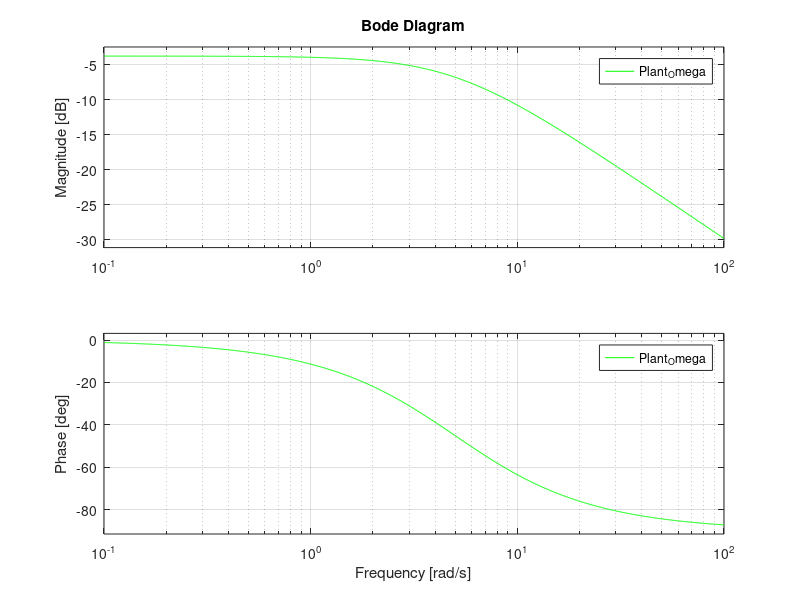

Reproduce this figure in MATLAB. (Note: this script raises an error after producing the figure.)
%% Instructions
% In order to run this script, please start with 'andbot1dot2_MIMO_modeling.m'

%% plant_Omega (after friction compensation) + time delay

num_Omega = [0 3.2393];
den_Omega = [1 4.9887];
Plant_Omega = tf(num_Omega,den_Omega);
figure(2);
subplot(2,2,1)
bode(Plant_Omega,'g');grid on;
hold on;

open_loop_Plantdelay_Omega = series(Plant_Omega,time_delay_tf);
%% differential equation (Omega measurement)

Diff_n1_Omega = tf([0 1],[1 0]);
Diff_n2_Omega = tf([0 1],[1,0],'OutputDelay',Tsample);
Diff_Omega = 1/Tsample*parallel(Diff_n1_Omega,-Diff_n2_Omega);

open_loop_PlantDiff_Omega = series(open_loop_Plantdelay_Omega,Diff_Omega);
%subplot(2,2,2);
bode(open_loop_PlantDiff_Omega,'b');grid on;
%set(gcf,'currentaxes',open_loop_PlantDiff_Vel);
hold on;

%% omega controller

% PI controller
Kp_Omega = 4.4157;
Ki_Omega = 5.8287;

iTerm_Umax_Omega = 22;
iTerm_Umin_Omega = -22;
PI_controller_Omega = tf([Kp_Omega Ki_Omega],[1 0]);
% subplot(2,2,3);
% bode(PI_Omega_controller);
% hold on;

%% Plant_Omega + diff_Omega + controller
open_loop_PlantDiff_OmegaController = series(open_loop_PlantDiff_Omega,PI_controller_Omega);
subplot(2,2,3);
bode(open_loop_PlantDiff_OmegaController,'r');%,open_loop_PlantDiff_Omega,'b');
grid on;
%set(gcf,'currentaxes',open_loop_PlantDiff_VelController);
hold on;

stabilies_omgea = allmargin(open_loop_PlantDiff_OmegaController)
mag_atBWFreq_Omega = db(evalfr(open_loop_PlantDiff_OmegaController,1*0.1j) * 2^(-0.5)) % mag at BW freq: DC gain * 0.707
%gain_when_bandwidthFreq = 20*(log((num_Vel(2) * Ki_Vel / den_Vel(2) / (0.1) *2^(-0.5)))) % (unit:dB)
% freqresp(open_loop_PlantDiff_VelController,gain_when)
[mag_Omega,phase_Omega,wout_Omega] = bode(open_loop_PlantDiff_OmegaController);
mag_Omega = 20*log10(mag_Omega); % transmute to dB value
ind_Omega = find(mag_Omega > mag_atBWFreq_Omega - 1 & mag_Omega < mag_atBWFreq_Omega + 1);
bandwidth_Omega = wout_Omega(ind_Omega)

%% Plant_Omega + diff_Omega + controller + FeedForward

num_ff_Omega = [0 4.99887];
den_ff_Omega = [0 3.2393];

%% Bode plotting
num_range_Omega = [2.9231 3.2805 3.5144];
den_range_Omega = [5.0096 4.9856 4.9708];

for i = 1:3
    plant_range_Omega(i) = tf([0 num_range_Omega(i)],[1 den_range_Omega(i)])* time_delay_tf * Diff_Vel * PI_controller_Omega;
    %bode(tf([0 num_range_Omega(i)],[1 den_range_Omega(i)])* time_delay_tf * Diff_Vel * PI_Vel_controller)
    bode(plant_range_Omega(i))
    hold on;
end